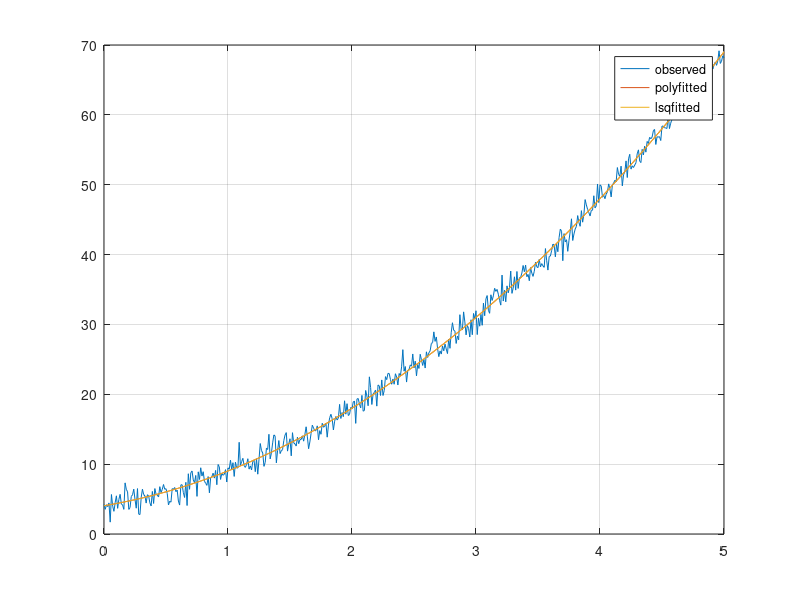

This chart was generated by the following MATLAB code:
clc;
close all;
x=0:0.01:5;
y=2*x.^2+3*x+4; % x and y data

db=30;
yo=awgn(y,db,'measured'); % noisy data
ap=polyfit(x,yo,2);
yp=polyval(ap,x);
MSEp=mean((yo-yp).^2);
F=@(a,x)(a(1)*x.^2+a(2)*x+a(3));
ai=[100 100 1000 ];
[ai]=lsqcurvefit(F,ai,x,yo);
yl=F(ai,x);
figure;
plot(x,yo)
hold on
plot(x,yp)
hold on
plot(x,yl)
grid on
legend('observed','polyfitted','lsqfitted')
MSEl=mean((yo-yl).^2)
ap,MSEp



